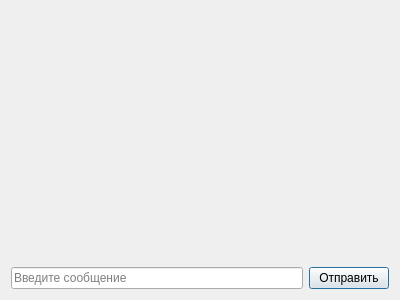
<?xml version="1.0" encoding="UTF-8"?>
<ui version="4.0">
 <class>FriendChatDialog</class>
 <widget class="QDialog" name="FriendChatDialog">
  <property name="geometry">
   <rect>
    <x>0</x>
    <y>0</y>
    <width>400</width>
    <height>300</height>
   </rect>
  </property>
  <property name="windowTitle">
   <string>Dialog</string>
  </property>
  <property name="modal">
   <bool>true</bool>
  </property>
  <layout class="QVBoxLayout" name="verticalLayout">
   <item>
    <widget class="QScrollArea" name="scrollArea">
     <property name="frameShape">
      <enum>QFrame::NoFrame</enum>
     </property>
     <property name="lineWidth">
      <number>1</number>
     </property>
     <property name="widgetResizable">
      <bool>true</bool>
     </property>
     <widget class="QWidget" name="scrollAreaWidgetContents">
      <property name="geometry">
       <rect>
        <x>0</x>
        <y>0</y>
        <width>382</width>
        <height>249</height>
       </rect>
      </property>
      <layout class="QVBoxLayout" name="verticalLayout_2"/>
     </widget>
    </widget>
   </item>
   <item>
    <layout class="QHBoxLayout" name="horizontalLayout">
     <item>
      <widget class="QLineEdit" name="messageLineEdit">
       <property name="placeholderText">
        <string>Введите сообщение</string>
       </property>
      </widget>
     </item>
     <item>
      <widget class="QPushButton" name="sendMessagePushButton">
       <property name="text">
        <string>Отправить</string>
       </property>
      </widget>
     </item>
    </layout>
   </item>
  </layout>
 </widget>
 <resources/>
 <connections/>
</ui>
